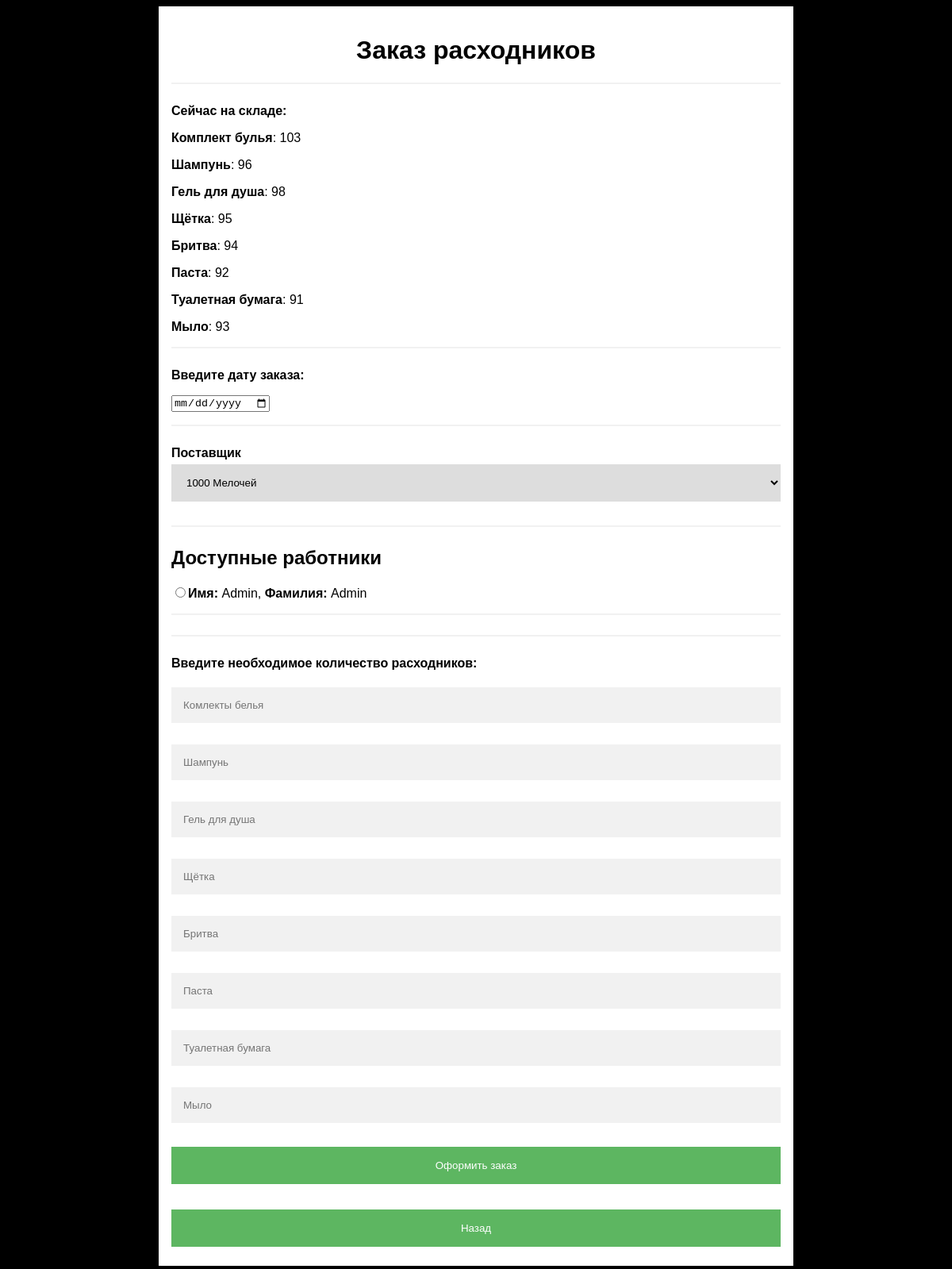
/order_stuff/storage/ (signed in), run on an earlier commit of the app's database.
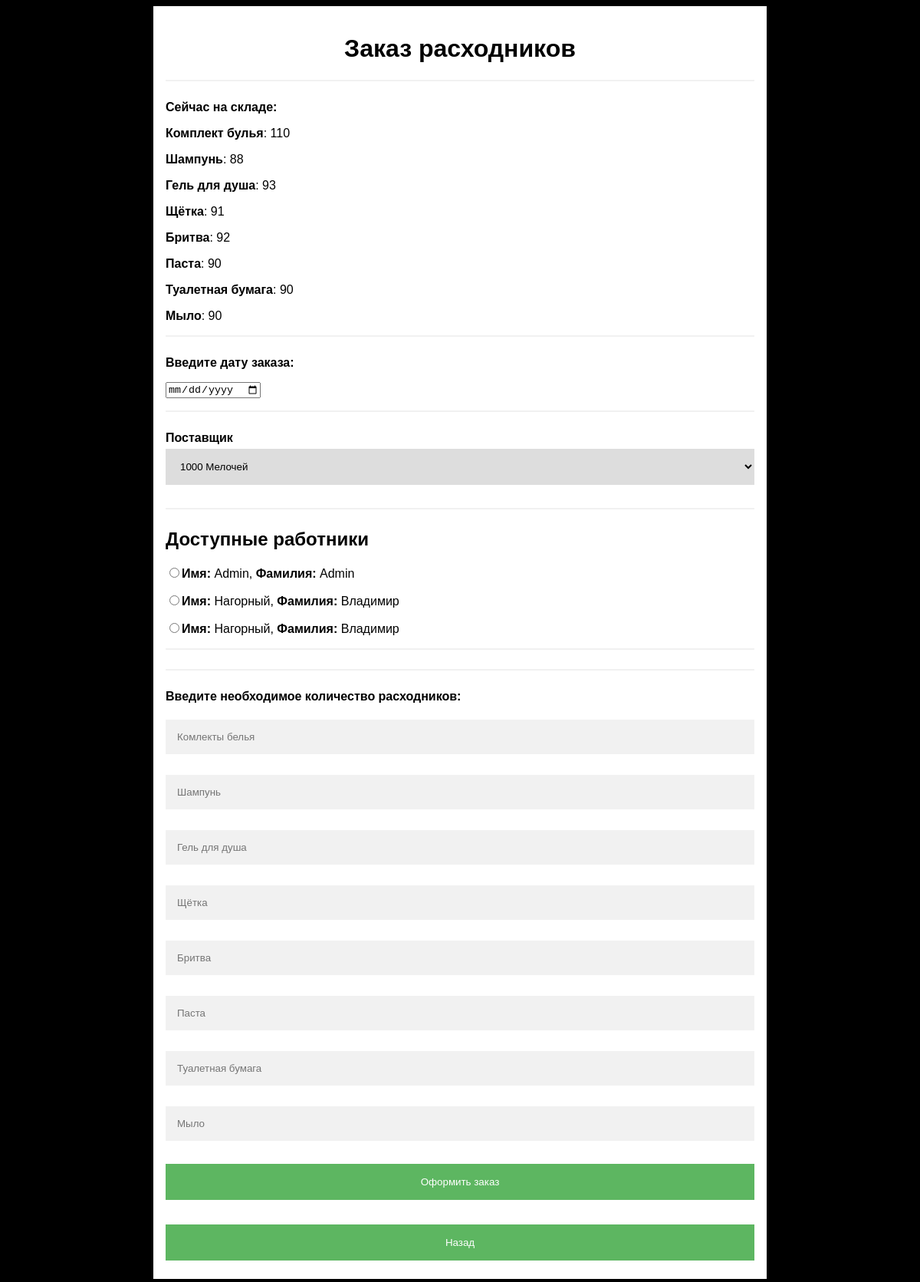
And on a later commit of the database.
### hotel_numbers/models.py (models this page shows, shortened)
class Storage(models.Model):
    name = models.CharField(max_length=50, default='')
    coast = models.FloatField(null=True)
    quantity = models.IntegerField(default=0)
    dirty_staff = models.IntegerField(default=0)
    condition = models.BooleanField(default=True)

class Provider(models.Model):
    name = models.CharField(max_length=15, default='', null=True)
    phone_number = models.CharField(max_length=20, default='', unique='True')

### reg/models.py (models this page shows, shortened)
class Worker(AbstractBaseUser, PermissionsMixin):
    first_name = models.CharField(max_length=16, default='')
    second_name = models.CharField(max_length=16, default='')
    third_name = models.CharField(max_length=16, default='')
    address_name = models.CharField(max_length=100, default='')
    phone_number = models.CharField(max_length=20, default='', unique='True')
    password = models.CharField(max_length=255, default='')
    positions = models.ForeignKey('Positions', on_delete=models.PROTECT, null=True)
    bonuses = models.FloatField(null=True)
    fine = models.FloatField(null=True)
    is_staff = models.BooleanField(default=False)
    USERNAME_FIELD = 'phone_number'
    last_login = None
    objects = UserManager()
    class Meta:
        verbose_name = 'Работник'
        verbose_name_plural = 'Работники'

### client/views.py (the view, shortened to what this page needs)
# urls.py: path('order_stuff/storage/', views.storage_order, name='storage_order'),
@login_required(login_url='/auth/')
def storage_order(request):
    storage_fill = Storage.objects.all()
    linel: Storage = Storage.objects.filter(id=1).first()
    dirty_staff = linel.dirty_staff
    provider = Provider.objects.all()
    provider_list = [i.name for i in provider]
    vacation = Vacation.objects.all()
    worker: Worker = Worker.objects.filter(positions_id=Positions.objects.filter(name='Администратор').first().id)
    workers = list(worker)
    vacation_filter_for_worker = list(filter(lambda x: not vacation.filter(worker_id=x.id), workers))
    context = {
        'storage': storage_fill,
        'dirty_staff': dirty_staff,
        'provider_list': provider_list,
        'worker': vacation_filter_for_worker
    }
    return render(request, 'client/stuffORDER_storage.html', context)

### templates/client/stuffORDER_storage.html (shortened to what this page needs)
<!DOCTYPE html>
<html>
<head>
</head>
<body>
<div class="form">
    <div class="container">
        <h1>Заказ расходников</h1>
        <form action="" method="post">
            <hr>
            <label for=""><b>Сейчас на складе: </b></label><p>
            {% for item in storage %}
                <p><label for=""><b>{{ item.name }}</b>: {{ item.quantity }}</label>
            {% endfor %}
            <hr>
            <label for=""><b>Введите дату заказа:</b></label>
            <p>
                <input type="date" id="order_date" name="order_date" required>
            </p>
            <hr>
            <label for="email"><b>Поставщик</b></label>
            <br>
              <select name="Provider">
                    {% for item in provider_list %}
                        <option> {{ item }} </option>
                    {% endfor %}
              </select>
            <br>
            <hr>
            <h2>Доступные работники</h2>
                {% for item in worker %}
                    <p><input type="radio" name="Worker" value={{ item.id }}><b>Имя: </b>{{ item.first_name }}, <b>Фамилия: </b>{{ item.second_name }}</p>
                {% endfor %}
            <hr>
            <hr>
                <label for=""><b>Введите необходимое количество расходников:</b></label>
            <p>
            <input type="number" placeholder="Комлекты белья" name="Linel" required>
            <input type="number" placeholder="Шампунь" name="Shampoo" required>
            <input type="number" placeholder="Гель для душа" name="WashGel" required>
            <input type="number" placeholder="Щётка" name="Brush" required>
            <input type="number" placeholder="Бритва" name="Razor" required>
            <input type="number" placeholder="Паста" name="Paste" required>
            <input type="number" placeholder="Туалетная бумага" name="Paper" required>
            <input type="number" placeholder="Мыло" name="Soap" required>
            <button type="submit" class="auth" name="back" value="0">Оформить заказ</button>
        </form>
        <form action="/order_stuff/">
            <button type="submit" class="auth" name="back" value="0">Назад</button>
        </form>
    </div>
</div>
</body>
</html>

### templates/client/stuffORDER_storage.html (style rules this page uses)
body { font-family: Arial, Helvetica, sans-serif; background-color: black; }
* { box-sizing: border-box; }
.container { padding: 16px; background-color: white; }
input[type=number], input[type=password], select { width: 100%; padding: 15px; margin: 5px 0 22px 0; display: inline-block; border: none; background: #f1f1f1; }
input[type=number]:focus, input[type=password]:focus, select { background-color: #ddd; outline: none; }
hr { border: 1px solid #f1f1f1; margin-bottom: 25px; }
h1 { text-align: center; }
.auth { background-color: #4CAF50; color: white; padding: 16px 20px; margin: 8px 0; border: none; cursor: pointer; width: 100%; opacity: 0.9; }
.form { margin: 0 auto; width: 50em; }

What changed in the data, as far as the page shows it:
changed Storage "Комплект булья": quantity "103" → "110"
changed Storage "Шампунь": quantity "96" → "88"
changed Storage "Гель для душа": quantity "98" → "93"
changed Storage "Щётка": quantity "95" → "91"
changed Storage "Бритва": quantity "94" → "92"
changed Storage "Паста": quantity "92" → "90"
changed Storage "Туалетная бумага": quantity "91" → "90"
changed Storage "Мыло": quantity "93" → "90"
added Worker: first_name "Нагорный", second_name "Владимир"
added Worker: first_name "Нагорный", second_name "Владимир"
